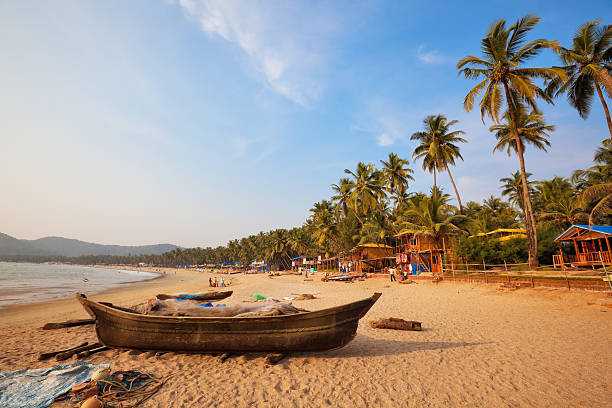
#> input picture OpenCV/Techniques of Image processing/Image arithmetics and bitwise operations/image1.jpg, 612 x 408 px, found by its file name
$ python sobel.py   (older library calls are emulated)
#> lines starting #> are read from the running program, lines starting #| are printed output that depends on the picture
# -*- coding: utf-8 -*-
"""
Created on Mon Nov  2 07:15:08 2020

@author: elton
"""

from __future__ import print_function
import cv2
import matplotlib.pyplot as plt
import numpy as np

image1_path=(r'C:/Users/elton/Documents/Computer Vision/Building computer vision applications using ANN/Techniques of image processing/Image arithmetics and bitwise operations/image1.jpg')
image1=cv2.imread(image1_path)
#> image1 is the input picture: shape (408, 612, 3); mean B, G, R 141.3, 149.9, 160.5
image1=cv2.cvtColor(image1, cv2.COLOR_BGR2RGB)
image1=cv2.cvtColor(image1, cv2.COLOR_RGB2GRAY)
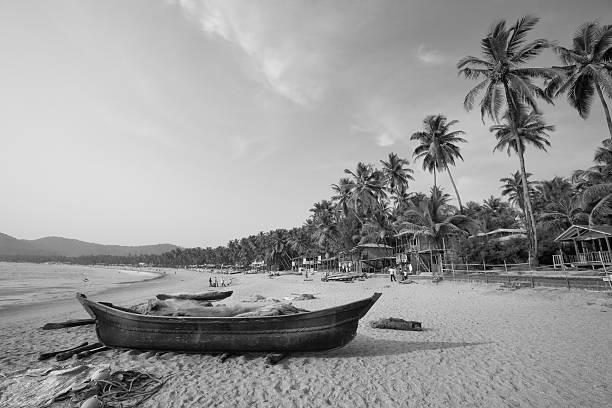
#> image1: shape (408, 612); min 0, max 253, mean 152.1
image1=cv2.bilateralFilter(image1, 5, 50, 50)
plt.imshow(image1, cmap='gray')

#sobel gradient detection
sobelx = cv2.Sobel(image1,cv2.CV_64F,1,0,ksize=3)
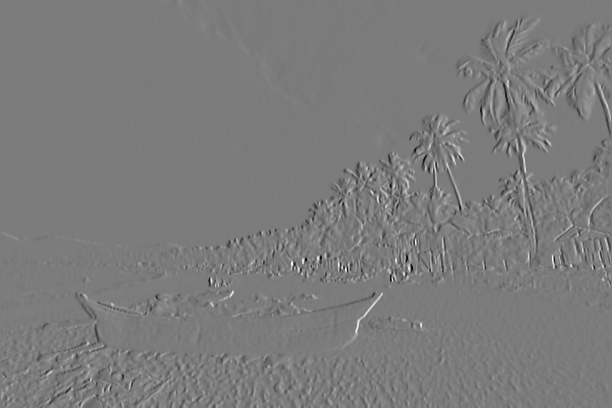
#> sobelx: shape (408, 612) float64; min -693, max 732, mean -1; drawn with min black and max white
sobelx=np.uint8(np.absolute(sobelx))
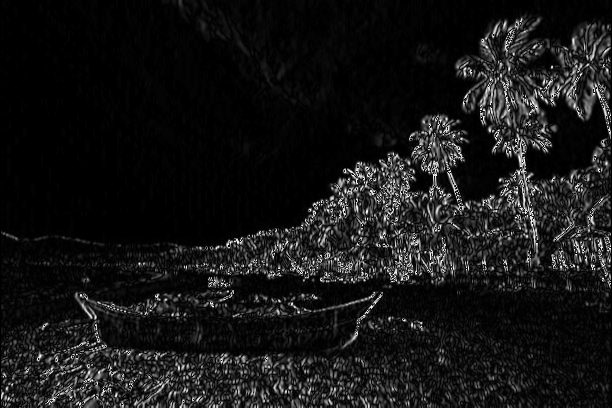
#> sobelx: shape (408, 612); min 0, max 255, mean 22.2
sobely=cv2.Sobel(image1, cv2.CV_64F, 0, 1, ksize=3)
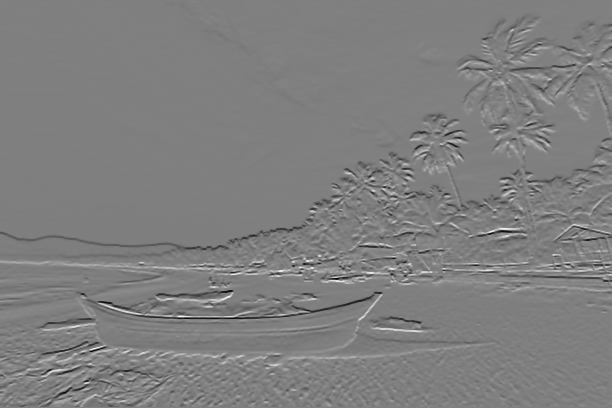
#> sobely: shape (408, 612) float64; min -730, max 728, mean -0.6; drawn with min black and max white
sobely=np.uint8(np.absolute(sobely))
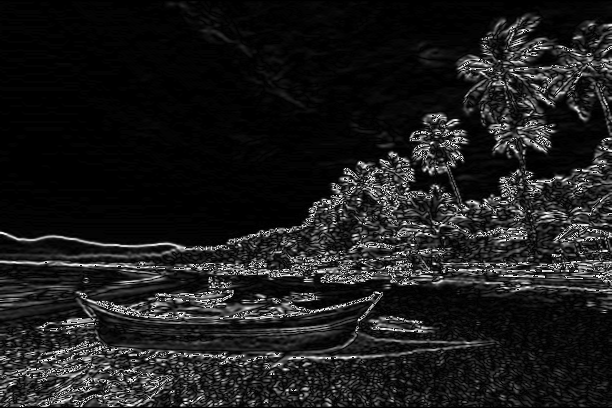
#> sobely: shape (408, 612); min 0, max 255, mean 28.7

plt.imshow(sobelx)
plt.imshow(sobely)

#Schar gradient detection by passing ksize = -1 to Sobel function
scharx=cv2.Sobel(image1,cv2.CV_64F,1,0,ksize=-1)
scharx=np.uint8(np.absolute(scharx))
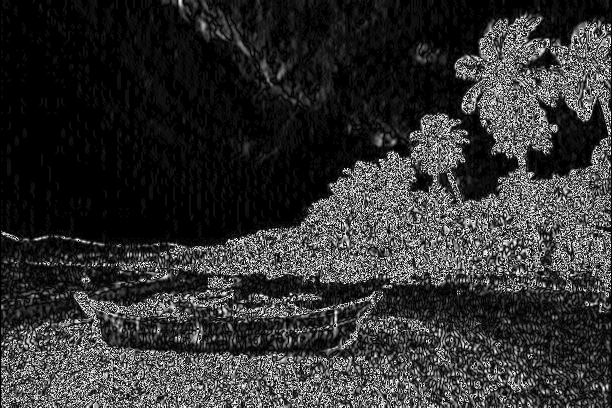
#> scharx: shape (408, 612); min 0, max 255, mean 49.9
schary=cv2.Sobel(image1,cv2.CV_64F,0,1,ksize=-1)
schary=np.uint8(np.absolute(schary))
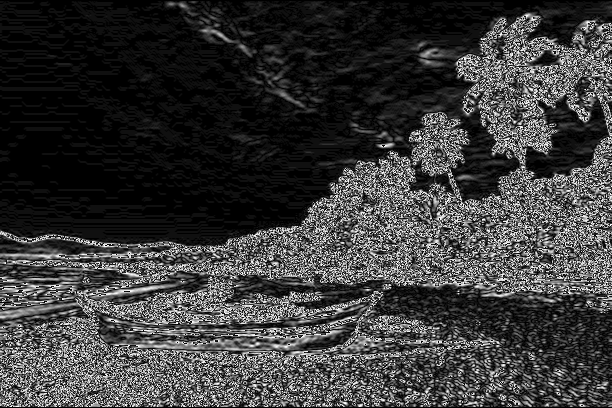
#> schary: shape (408, 612); min 0, max 255, mean 58.3

plt.imshow(scharx)
plt.imshow(schary)

$ run again, with OpenCV/Techniques of Image processing/Image arithmetics and bitwise operations/image2.jpg copied over OpenCV/Techniques of Image processing/Image arithmetics and bitwise operations/image1.jpg
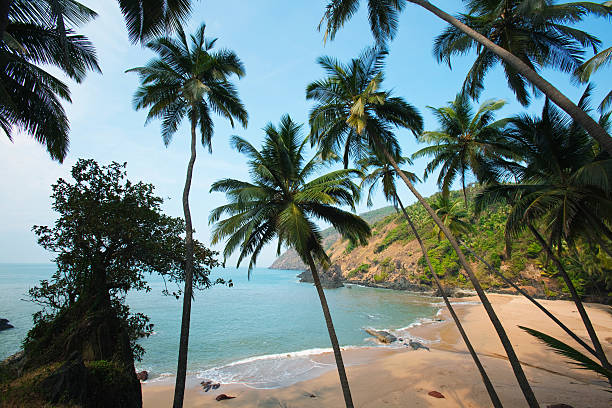
#> input picture OpenCV/Techniques of Image processing/Image arithmetics and bitwise operations/image2.jpg, 612 x 408 px, found by its file name
#> image1 is the input picture: shape (408, 612, 3); mean B, G, R 122.5, 124.5, 106.9
#> `scharx=np.uint8(np.absolute(scharx))`:
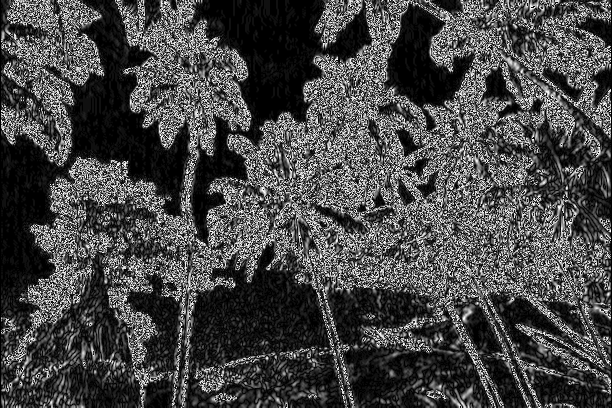
#> scharx: shape (408, 612); min 0, max 255, mean 70.5
#> `schary=np.uint8(np.absolute(schary))`:
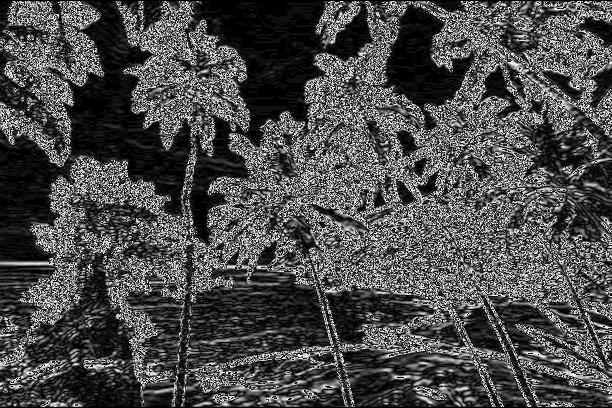
#> schary: shape (408, 612); min 0, max 255, mean 75.4
